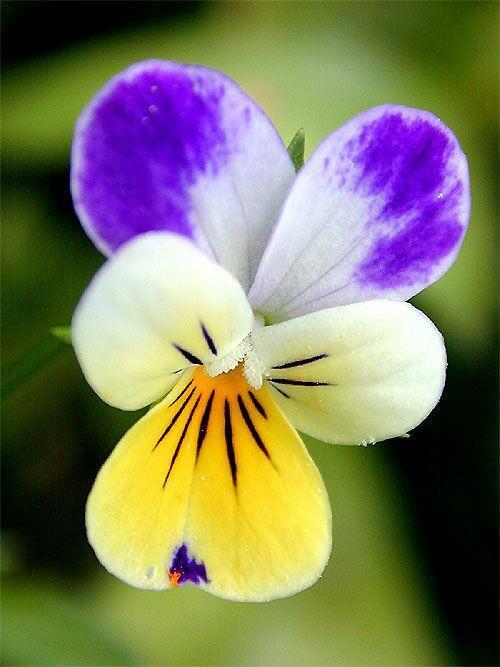
#> input picture Lab 01/flower.jpg, 500 x 667 px
$ jupyter execute LABexc1-ELE510-2023.ipynb
#> lines starting #> are read from the running program, lines starting #| are printed output that depends on the picture; after the words box and inside, x2 and y2 are one past the last pixel; in counts of white or black regions, pixels touching at a corner belong together
**B M Nafis Fuad**

**ID: 274502**

# ELE510 Image Processing with robot vision: LAB, Exercise 1, Fundamentals.

**Purpose:** *To learn some basic operations on images using Python, OpenCV and other packages. The emphasis is on the fundamentals of digital images.*

The theory for this exercise can be found in chapter 1 and 2 of the text book [1]. Supplementary information can found in chapter 1, 2 and 3 in the compendium [2]. See also the following documentations for help:
- [OpenCV](https://docs.opencv.org/4.8.0/d6/d00/tutorial_py_root.html)
- [numpy](https://numpy.org/doc/stable/)
- [matplotlib](https://matplotlib.org/stable/users/index.html)

**IMPORTANT:** Read the text carefully before starting the work. In
many cases it is necessary to do some preparations before you start the work
on the computer. Read necessary theory and answer the theoretical part
frst. The theoretical and experimental part should be solved individually.
The notebook must be approved by the lecturer or his assistant.

**Approval:**
<div class="alert alert-block alert-success">
The current notebook should be submitted on CANVAS as a single pdf file.
</div>

<div class="alert alert-block alert-info">
    To export the notebook in a pdf format, goes to File -> Download as -> PDF via LaTeX (.pdf).
</div>

**Note regarding the notebook**: The theoretical questions can be answered directly on the notebook using a *Markdown* cell and LaTex commands (if relevant). In alternative, you can attach a scan (or an image) of the answer directly in the cell.

Possible ways to insert an image in the markdown cell:

``

``

**Under you will find parts of the solution that is already programmed.**

<div class="alert alert-block alert-info">
    <p>You have to fill out code everywhere it is indicated with `...`</p>
    <p>The code section under `######## a)` is answering subproblem a) etc.</p>
</div>

## Problem 1

**a)** What does a pixel value represent? What is the standard bit depth and why is it the common practice?

**Pixel Value**

Pixel value is a numerical representation of the color or intensity of a single point in an image.

In a digital image, the image is composed of a grid of small square or rectangular units called pixels. Each pixel has its own pixel value, which typically encodes information about its color and brightness.

In a grayscale image, each pixel's value represents its brightness or intensity, typically on a scale from 0 (black) to 255 (white) in an 8-bit grayscale image. Intermediate values represent shades of gray.

**Standard Bit Depth**

8-bit and often 24-bit are considered as Standard bit because of their compatibility, storage and bandwidth constraints, real world accuracy, computational efficiency and cost constraints.

* 8-bit and 24-bit depths are widely supported in graphics software and operating systems, making it easier to share and display images across different devices
* 8-bit and 24-bit were adopted as standards because they strike a balance between image quality and storage space or bandwidth requirements
* 8-bit and 24-bit depth are sufficient to accurately represent colors and shades that the human eye can perceive
* Higher bit depths require more computational resources to process and display. For tasks like real-time video rendering or interactive graphics, lower bit depths like 8-bit are favored because they are computationally more efficient
* Consumer-grade displays and cameras are often optimized for 8-bit and 24-bit color depths because they are cost-effective for mass production.

**b)** What is the difference between image processing and image analysis? What primary problems are they trying to solve?

Image processing is the field of study in which algorithms operate on input images to produce desired output images often by enhancement, filtering etc. On the other hand, Image analysis is the field of study in which algorithms operate on images to extract higher-level information.

Image processing techniques primarily involve modifying pixel values, colors, or spatial characteristics of images. Image analysis techniques involve segmentation, feature extraction, and classification, often using machine learning and computer vision algorithms.

Image processing is concerned with enhancing and manipulating images for visual purposes, while image analysis is concerned with extracting meaningful information and making decisions based on the content of images.

Image processing is mainly used in entertainment, robotics and sceintific imaging using machinel learning and signal processing. Image analysis is mainly used in industrial inspection, medical imaging and remote sensing using photogrammetry and vision science.

**c)** Given a storage space of 512 GB, we would like to save a digital video recorded in grayscale that fills all the available memory. The video was recorded with no compression, a frame rate of 100 frames per second, and an image frame of $2048 \times 1024$ pixels. Then, how long would the lenght of the video be in time? Please provide an answer in HH:MM:SS format.

* The following equation can be used to find the duration of the video.

        File Size = Duration X Frame Rate X Frame Size

Here,

        File Size = 512 GB = 512*1024*1024*1024 bytes
        Frame Rate = 100 frames per second
        Frame Size = 2048*1024*1 bytes = 2097152 bytes (Each pixel requires 1 Byte in greyscale (8-bit))

So, the Duration is

        Duration = File Size / (Frame Rate X Frame Size)
                = (512*1024*1024*1024 bytes) / (100 frames per second*2097152 bytes)
                = 2621.44 seconds

Converting to HH:MM:SS, we get

                2621.44/3600 = 0.728178 = 0 Hours
                0.728178*60 = 43.691 = 43 Minutes
                0.691*60 = 41.46 = 41 seconds

HH:MM:SS = 00:43:41


## Problem 2

In this problem we use one image, `flower.jpg` (relative path: `./images/flower.jpg`).

**a)** Import the image; let the name of the flower image be **A**. Find the following properties: height, width, channels, filesize [+]. Be aware tha opencv represents image colar channel in the order BGR (blue, green, red) instead of RGB as is more common.  Matplotlib use RGB, so if we are using matplotlib to show images they need to be converted first.

<div class="alert alert-block alert-info">
    The filesize can be checked in <b>bytes</b> using the following commands:

```python
import os
filesize = os.path.getsize(my_path)
```
</div>

[cell 1]
# Import useful packages
import os # useful for the filesize
import cv2
import matplotlib.pyplot as plt

# Complete the parts with "..."

########################################################
######## a)
# Import the image, which is located in the folder images/ (you can download it from CANVAS)
A_path = 'flower.jpg'
A = cv2.imread(A_path)
#> A is the input picture: shape (667, 500, 3); mean B, G, R 95.1, 123.9, 126.5
# Convert the image from BGR (OpenCV standard) to RGB (standard)
A = cv2.cvtColor(A, cv2.COLOR_BGR2RGB)

# image properties
height = A.shape[0]
#> height = 667
width = A.shape[1]
#> width = 500
channels = A.shape[2]
#> channels = 3
filesize = os.path.getsize(A_path)

print('Image Dimension    : ', A.shape)
#| Image Dimension    :  (667, 500, 3)
print('Image Height       : ', height)
#| Image Height       :  667
print('Image Width        : ', width)
#| Image Width        :  500
print('Number of Channels : ', channels)
#| Number of Channels :  3

## The results should be:
# Image Dimension    :  (667, 500, 3)
# Image Height       :  667
# Image Width        :  500
# Number of Channels :  3

**b)** Image **A** is represented as a 3D array in Python. With **A** as input we now want to extract 4 different 2D images:
   - **R** representing the red colour component,
   - **G** representing the green colour component,
   - **B** representing the blue colour component, and
   - **Gr** representing a grey level version.

The rgb components are found by using `A[:,:,k]` where `k=1,2 and 3`. The grey level image can be imported using a particular flag (`cv2.IMREAD_GRAYSCALE`), or converted from an already imported color-image to grayscale (find the cv2 function yourself in the documentation). Use `matplotlib` to display the colour image and the 3 colour components in the same figure.

[cell 2]
########################################################
######## b).
# Extract 2D images (the various channels + grayscale)
R = A[:, :, 0]
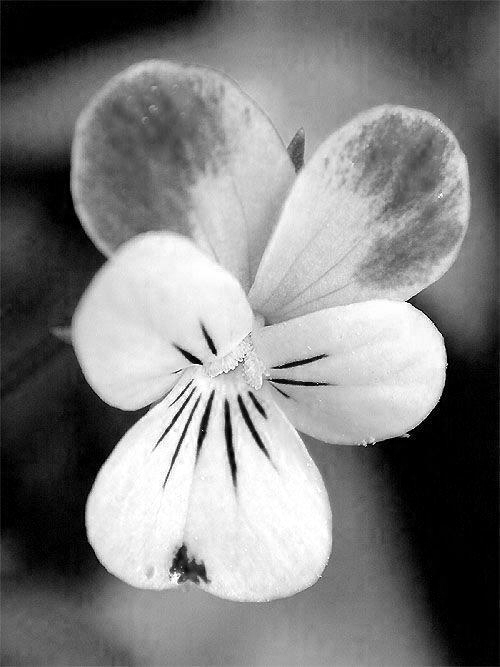
#> R: shape (667, 500); min 0, max 255, mean 126.5
G = A[:, :, 1]
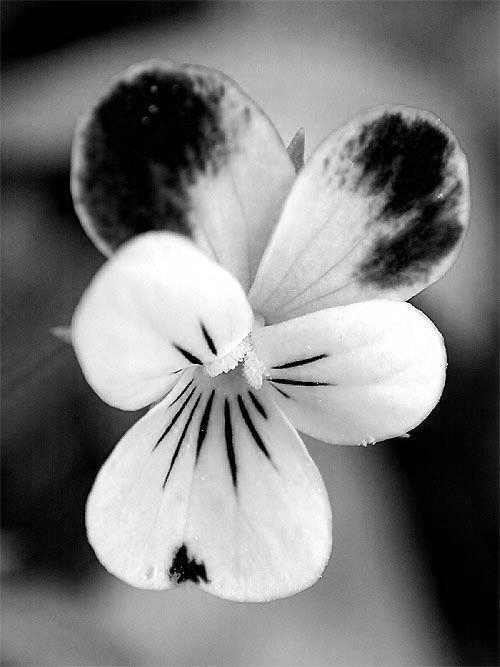
#> G: shape (667, 500); min 0, max 255, mean 123.9
B = A[:, :, 2]
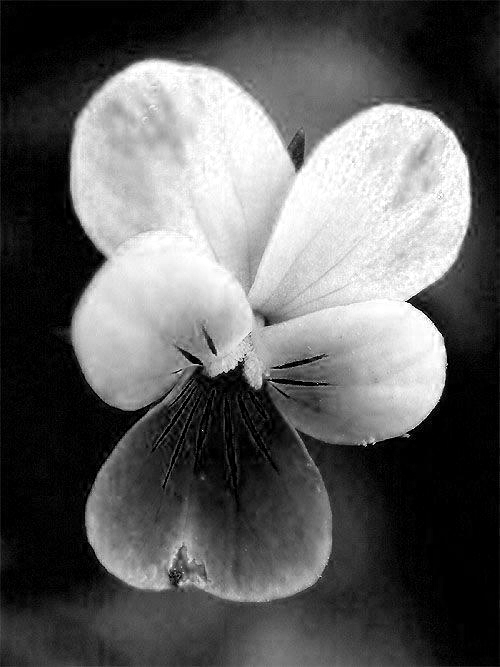
#> B: shape (667, 500); min 0, max 255, mean 95.1

plt.figure(figsize=(20,20))
plt.subplot(221)
plt.imshow(A)
plt.title('Color')
plt.subplot(222)
plt.imshow(R)
plt.title('Red channel')
plt.subplot(223)
plt.imshow(G)
plt.title('Green channel')
plt.subplot(224)
plt.imshow(B)
plt.title('Blue channel')
plt.show()

# Greyscale image
Gr = cv2.imread(A_path, cv2.IMREAD_GRAYSCALE)
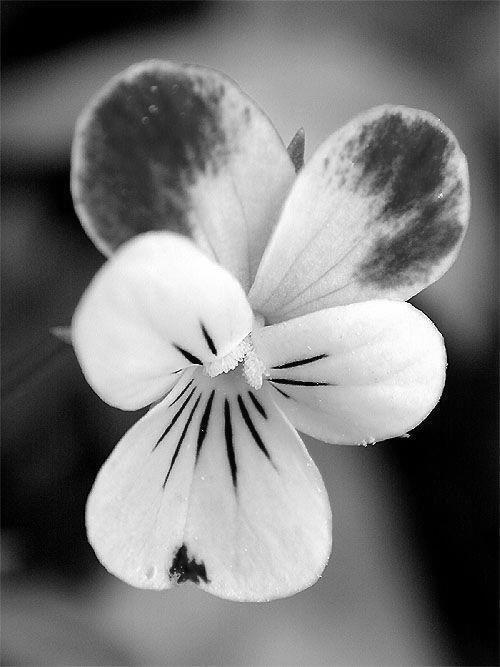
#> Gr: shape (667, 500); min 0, max 255, mean 121.4
plt.figure(figsize=(10,10))
plt.imshow(Gr, cmap='gray', vmin=0, vmax=255)
plt.title('Greyscale image')
plt.show()

Describe how the different colour components contributes to different parts of the image (the petals and the background). Show the gray level image in a separate figure. Describe this image in relation to the colour components.

**Answer to question 2 b)** (describe):

* The Red channel is sensitive to variations in red tones in the image. Areas of the image that have more red color, such as the petals, will have higher intensity values in the Red channel.

* The Green channel is sensitive to variations in green tones in the image. Areas with green color, like leaves, will have higher intensity values in the Green channel.

* The Blue channel is sensitive to variations in blue tones in the image. Blue is less common in flower petals but it can still capture other elements in the image that contain blue tones, such as the sky or certain background elements.

* The grayscale image is a combination of the Red, Green, and Blue channels, typically weighted to represent overall luminance or brightness in the image. It is not biased towards any specific color, so it provides a balanced representation of the entire image. Our grayscale image highlights the contrast and brightness differences between various parts, making it useful for general image analysis.

## Problem 2 continues

**c)** The image data can be written to new files with a chosen format. Use `cv2.imwrite` and JPG. We want to study different degrees of compression by using `[cv2.IMWRITE_JPEG_QUALITY, jpg_quality]` as option in the `cv2.imwrite` function, where `cv2.IMWRITE_JPEG_QUALITY` is the quality flag, and `jpg_quality` is the selected quality for saving the image. Let `jpg_qualities` be `[25,50,75,100]` and make a graph that show the filesize in kB as a function of `jpg_qualities` for this image. When a repeated procedure is done, like in this case, it is efficient to make a script or a function for the problem. Display the compressed images for `jpg_qualities=25` and `jpg_qualities=75` (use `plt.imshow`). Study these images and discuss the degradation of the images caused by the compression.

**d)** A simple way of finding objects in an image is by using thresholding. The OpenCV function `threshold`. performs simple thresholding and ouputs a logical image matrix. We want to find a logical mask identifying the flower (foreground and not the background) in our image. We can do that by combining the result from thresholding the green component and the red component, `Fmask = Gmask or Rmask`. `Gmask` is the output from thresholding the green component with a level of approximately (180/255) and `Rmask` is the result from thresholding the red component with level (150/255) approximately. Execute these operations and adjust the two levels for the best result. Display the final logical image `Fmask` and describe the result.

[cell 3]
########################################################
######## c)
# Image compression
jpg_qualities = [25,50,75,100]
size = []

# write the images with a specific quality
for jpg_quality in jpg_qualities:
    filename = "flower{}.jpg".format(str(jpg_quality))
    cv2.imwrite(filename,A, [int(cv2.IMWRITE_JPEG_QUALITY), jpg_quality])

    # Calculate the file size in kilobytes
    file_size = os.path.getsize(filename) / 1024  # Convert to kilobytes
    size.append(file_size)
#> after the loop, size = [16.42, 32.89, 48.03, 180.3]

# Read the two images
img25 = cv2.imread('flower25.jpg')
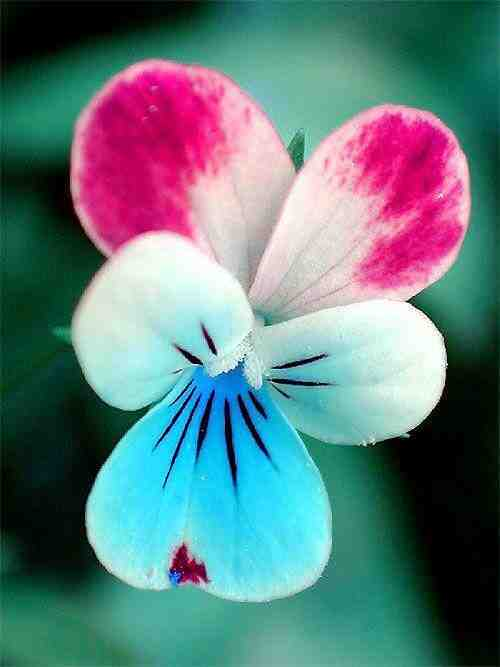
#> img25: shape (667, 500, 3); mean B, G, R 126.8, 123.7, 95.4
img75 = cv2.imread('flower75.jpg')

plt.figure(figsize=(20,10))
plt.subplot(212)
plt.plot(jpg_qualities, size, marker='o', linestyle='-') # Show the plot for the filesize in kB of the images generated
plt.xlabel("Quality in percent")
plt.ylabel("Filesize in kB")
plt.subplot(221)
plt.imshow(img25)
plt.title("Quality 25%")
plt.subplot(222)
plt.imshow(img75)
plt.title("Quality 75%")
plt.show()
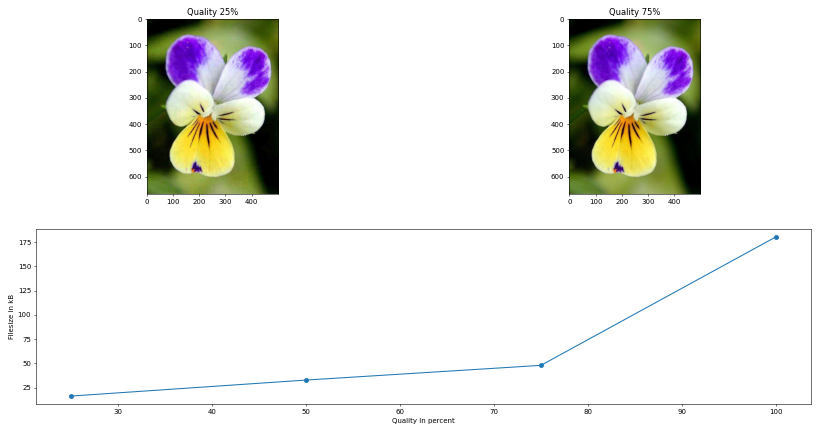
#> figure drawn by matplotlib, 3 panels; B, G, R data is drawn as R, G, B

########################################################
######## d)
# Thresholding: Black and White (binary) images

# _, means that we are skipping the first output.
# look in OpenCV documentation to find out what the first output of threshold is
_, Gmask = cv2.threshold(G, 128, 255, cv2.THRESH_BINARY)
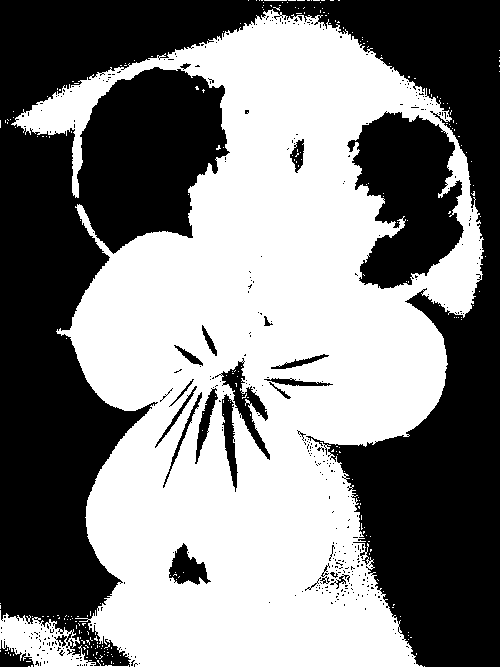
#> Gmask: shape (667, 500); 51.3% white; 409 black regions (383 under 20 px), largest, box (x1, y1, x2, y2) and area: (0, 0, 500, 667) 142157, (347, 111, 464, 289) 13280, (215, 358, 270, 460) 1300
_, Rmask = cv2.threshold(R, 128, 255, cv2.THRESH_BINARY)
#> Rmask: shape (667, 500); 48.9% white; 296 white regions (289 under 20 px), largest, box (x1, y1, x2, y2) and area: (70, 27, 474, 667) 162175, (186, 145, 195, 160) 78, (392, 155, 404, 164) 54
Fmask = cv2.bitwise_and(Gmask, Rmask)
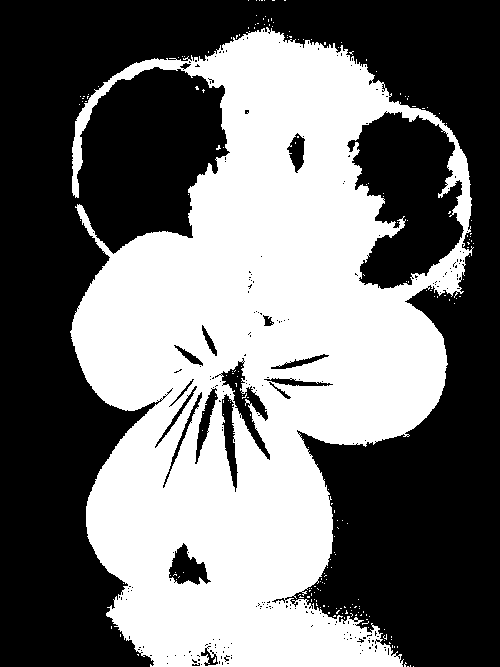
#> Fmask: shape (667, 500); 44.6% white; 207 white regions (206 under 20 px), largest, box (x1, y1, x2, y2) and area: (70, 27, 474, 667) 148119

plt.figure(figsize=(10,10))
plt.imshow(Fmask, cmap='gray', vmin=0, vmax=255)
plt.title('Threshold image')
plt.show()

## Problem 3

Write a function that extracts a rectangular region from an input image, commonly known as cropping. Give the function the name **image2roi** (roi = region of interest). Let this function work as follows:

**a)** Input parameters should be an iamge and the coordinates for the roi (fname, coords). First check if the image is colour or grey level. If it is colour a message should be printed out and the function closed (return). If it is a grey level image continue to the next step, **b)**.

**b)** The size of the image is computed and the image displayed with indexes shown along the axis. Extract the sub image (region of interest) given the coordinates, display it and the function ended.

[cell 4]
#Function that takes in input an image and the coordinates for the ROI

def image2roi(img, coords):
    # Check if the image is color
#> called with coords = (100, 100, 300, 300)
    if len(img.shape) > 2:
        print("Input image is in color. This function works with grayscale images only.")
        return

    # Get the dimensions of the input image
    height, width = img.shape
#> height = 667; width = 500

    # Check if the coordinates are within the image bounds
    x1, y1, x2, y2 = coords
    if x1 < 0 or y1 < 0 or x2 > width or y2 > height:
        print("Invalid coordinates. ROI is out of image bounds.")
        return

    # Extract the ROI from the image
    roi = img[y1:y2, x1:x2]
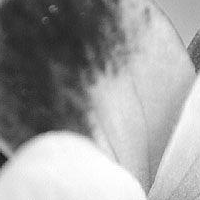
#> roi: shape (200, 200); min 15, max 255, mean 157.1

    # Plot the grayscale image with axis indexes
    plt.figure(figsize=(10, 6))
    plt.imshow(img, cmap='gray', vmin=0, vmax=255)
    plt.title('Grayscale Image with Indexes')

    # Plot the ROI
    plt.plot([x1, x2, x2, x1, x1], [y1, y1, y2, y2, y1], 'r')
    plt.imshow(roi, cmap='gray', vmin=0, vmax=255, alpha=0.7)

    # Display the extracted ROI
    plt.title('Region of Interest (ROI)')
    plt.axis('off')
    plt.show()
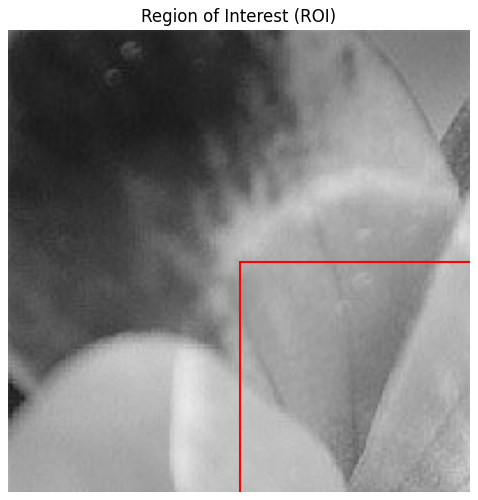
#> figure drawn by matplotlib, 1 panel
